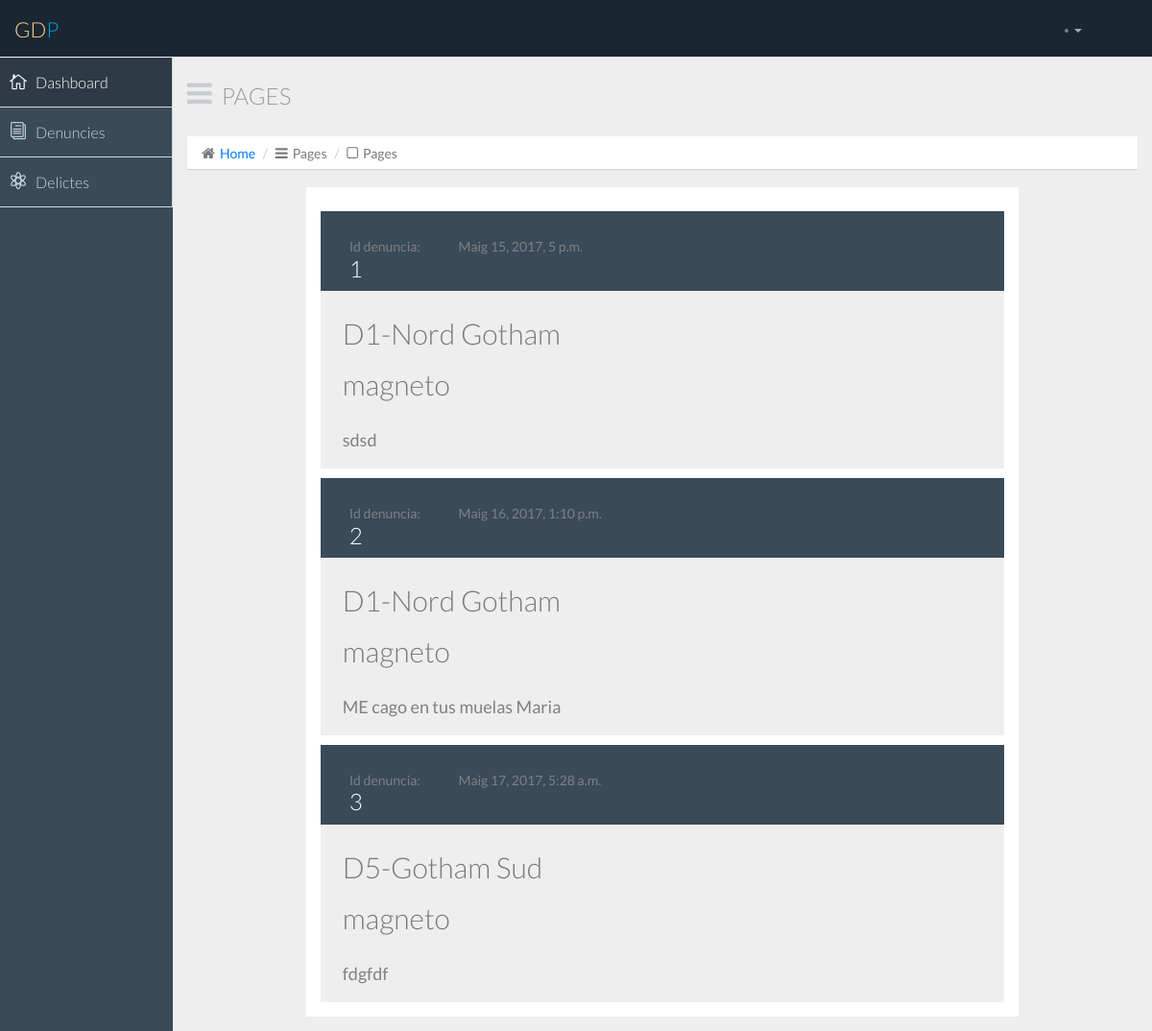
/delictes/list_denuncies/, run on the app's committed database.
### delictes/models.py (models this page shows)
class Denuncia(models.Model):
    data=models.DateTimeField(auto_now_add=True)
    districte=models.ForeignKey(Districte,on_delete=models.CASCADE,)
    supervillano=models.ForeignKey('supers.Supervillano',on_delete=models.CASCADE)
    observacions=models.CharField(max_length=200,default="", blank=True)

class Districte(models.Model):
    nom=models.CharField(max_length=200)
    def __str__(self):
        return self.nom

### supers/models.py (models this page shows)
class Super(models.Model):
    nom=models.CharField(verbose_name="Nom",max_length=100)
    superpoder=models.CharField(verbose_name="Superpoder",max_length=100)
    power=models.PositiveIntegerField(verbose_name="Powergeneration")
    districte = models.ForeignKey('delictes.Districte')
    class Meta:
        abstract=True

@python_2_unicode_compatible
class Supervillano(Super):
    villano_id=models.IntegerField(primary_key=True)
    aparensa=models.CharField(max_length=200,verbose_name='Aparença')
    graumaldat=models.CharField(verbose_name="Grau de Maldat",max_length=50)
    def __str__(self):
        return self.nom

### delictes/views.py (the view)
def list_denuncies(request):
    llista_denuncies=Denuncia.objects.all()
    ctx={'llista_denuncies':llista_denuncies}
    return render(request, 'delictes/list_denuncies.html',ctx)

### delictes/templates/delictes/list_denuncies.html (shortened to what this page needs)
{% extends 'base.html' %}
  {% block extra-head %}
    {% load static %}
    <link href="{% static "css/list_denuncia.css" %}" rel="stylesheet">
 {% endblock %}
{% block content %}
      <section id="container" class="">
        <header class="header dark-bg">
             <a href="#" class="logo">GD<span class="lite">P</span></a>
            <div class="top-nav notification-row">
                <ul class="nav pull-right top-menu">
                    <li class="dropdown">
                        <a data-toggle="dropdown" class="dropdown-toggle" href="#">
                            <span class="profile-ava">
                                <img alt="" src="">
                            </span>
                            <b class="caret"></b>
                        </a>
                    </li>
                </ul>
                </div>
          </header>
      <aside>
          <div id="sidebar"  class="nav-collapse ">
              <ul class="sidebar-menu">
                  <li class="active">
                      <a class="" href="{% url 'usuaris:dashboard' %}">
                          <i class="icon_house_alt"></i>
                          <span>Dashboard</span>
                      </a>
                  </li>
                  <li>
                      <a class="" href="{% url 'delictes:list_denuncies' %}">
                          <i class="icon_documents_alt"></i>
                          <span>Denuncies</span>
                      </a>
                  </li>
                  <li>
                      <a class="" href="chart-chartjs.html">
                          <i class="icon_genius"></i>
                          <span>Delictes</span>
                      </a>
                  </li>
                </ul>
          </div>
      </aside>
      <section id="main-content">
          <section class="wrapper">
		  <div class="row">
				<div class="col-lg-12">
					<h3 class="page-header"><i class="fa fa fa-bars"></i> Pages</h3>
					<ol class="breadcrumb">
						<li><i class="fa fa-home"></i><a href="index.html">Home</a></li>
						<li><i class="fa fa-bars"></i>Pages</li>
						<li><i class="fa fa-square-o"></i>Pages</li>
					</ol>
				</div>
			</div>
              <div id="container-denuncies">
                  {% for d in llista_denuncies %}
                      <div class="denuncia">
                            <div class="primer col-md-12">
                              <div class="id_denuncia col-md-2">
                                  <h3><small class="subtitol">Id denuncia:</small> {{d.id}}</h3>
                              </div>
                              <div class="data_denuncia col-md-8">
                                  <h3><small class="subtitol">{{d.data}}</small></h3>
                              </div>
                            </div>
                            <div class="segon">
                                <div class="districte col-md-12">
                                <h2>{{d.districte}}</h2>
                            </div>
                            <div class="villano col-md-12">
                                <h2>{{d.supervillano}}</h2>
                            </div>
                            <div class="observacions col-md-12">
                                <h2><small class="subtitol">{{d.observacions}}</small></h2>
                            </div>
                            </div>
                      </div>
                 {% endfor %}
             </div>
          </section>
      </section>
      </section>
 {% endblock %}

### static/css/list_denuncia.css (style rules this page uses)
.primer { display:flex; flex-direction:row; background-color:#394a59; color:white !important; }
.segon { padding:8px; }
.denuncia { margin-top:10px; background-color: #eeeeee; }
.subtitol { color:grey; }
@media screen and (min-width: 480px) { #container-denuncies { background-color:white !important; padding:15px !important; width:75%; margin:auto; } }

### data on the page
Denuncia: id "1", data "Maig 15, 2017, 5 p.m.", districte "D1-Nord Gotham", supervillano "magneto", observacions "sdsd"
Denuncia: id "2", data "Maig 16, 2017, 1:10 p.m.", districte "D1-Nord Gotham", supervillano "magneto", observacions "ME cago en tus muelas Maria"
Denuncia: id "3", data "Maig 17, 2017, 5:28 a.m.", districte "D5-Gotham Sud", supervillano "magneto", observacions "fdgfdf"
